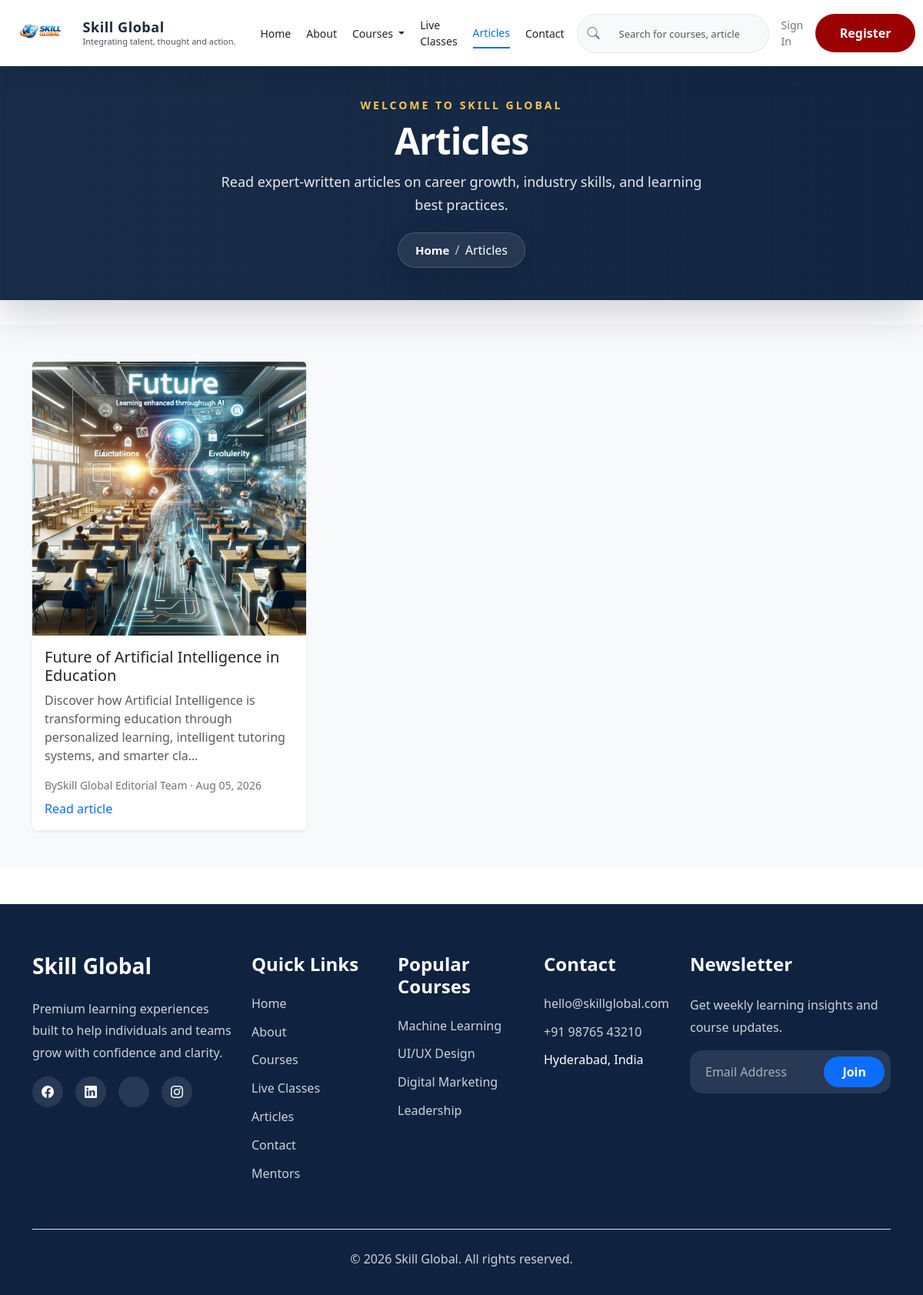
The app's page /articles/ with its own data.
### skill_global/models.py (models this page shows, shortened)
class Article(models.Model):
    title = models.CharField(max_length=200)
    author = models.CharField(max_length=150, blank=True)
    summary = models.CharField(max_length=255, blank=True)
    content = models.TextField()
    image = models.ImageField(upload_to='articles/', blank=True, null=True)
    published_at = models.DateTimeField(auto_now_add=True)
    is_published = models.BooleanField(default=True)
    class Meta:
        verbose_name = 'Article'
        verbose_name_plural = 'Articles'
        ordering = ['-published_at']

### skill_global/views.py (the view)
# urls.py: path('articles/', views.articles, name='articles'),
def articles(request):
    articles = Article.objects.filter(is_published=True).order_by('-published_at')
    context = {
        'page_title': 'Articles',
        'page_description': 'Read expert-written articles on career growth, industry skills, and learning best practices.',
        'articles': articles,
    }
    return render(request, 'skill_global/articles.html', context)

### templates/skill_global/articles.html (shortened to what this page needs)
{% extends 'base.html' %}
{% load static %}
{% block extra_css %}
<link rel="stylesheet" href="{% static 'css/courses.css' %}">
{% endblock %}
{% block content %}
<section class="py-5 bg-light">
    <div class="container">
        <div class="row g-4">
            {% for article in articles %}
            <div class="col-md-4">
                <div class="card border-0 shadow-sm h-100">
                    {% if article.image %}
                    <img src="{{ article.image.url }}" class="card-img-top" alt="{{ article.title }}">
                    {% endif %}
                    <div class="card-body">
                        <h5 class="card-title">{{ article.title }}</h5>
                        <p class="card-text text-muted">{{ article.summary|default:article.content|truncatechars:140 }}
                        </p>
                        <p class="text-secondary small mb-2">
                            By{{ article.author|default:'Skill Global' }} · {{article.published_at|date:'M d, Y' }}
                        </p>
                        <a href="#" class="stretched-link text-decoration-none">Read article</a>
                    </div>
                </div>
            </div>
            {% empty %}
            <div class="col-12">
                <div class="alert alert-info">No articles are available yet.</div>
            </div>
            {% endfor %}
        </div>
    </div>
</section>
{% endblock %}

### static/css/navbar.css (style rules this page uses)
:root { --navbar-height: 60px; --navbar-bg: #ffffff; --primary-blue: #0D6EFD; --dark-text: #1F2937; --muted-text: #6B7280; --light-grey: #F8F9FA; --border-color: #E5E7EB; --shadow: 0 8px 24px rgba(31, 41, 55, 0.08); --shadow-strong: 0 12px 28px rgba(31, 41, 55, 0.12); }

### static/css/hero.css (style rules this page uses)
:root { --hero-primary: #0d6efd; --hero-primary-hover: #0b5ed7; --hero-text: #ffffff; --hero-muted: rgba(255, 255, 255, 0.88); --hero-shadow: 0 20px 50px rgba(0, 0, 0, 0.28); }

### static/css/global-header.css (style rules this page uses)
body { padding-top: var(--navbar-height, 78px); }

### static/css/recognition.css (style rules this page uses)
:root { --rec-bg: #151515; --rec-card: #1d1d1d; --rec-gold: #d4af37; --rec-text: #f7f7f2; --rec-muted: #c7c2b7; --rec-border: rgba(212, 175, 55, 0.24); }

### static/css/courses.css (style rules this page uses)
:root { --course-primary: #0d6efd; --course-primary-dark: #0b5ed7; --course-bg: #f8f9fa; --course-card-bg: #ffffff; --course-text: #1f2937; --course-muted: #6b7280; --course-border: #e5e7eb; }

### records on screen
Article: image (picture), title "Future of Artificial Intelligence in Education", summary "Discover how Artificial Intelligence is transforming education through personalized learning, intelligent tutoring systems, and smarter cla…", author "Skill Global Editorial Team", published_at "Aug 05, 2026"

### other values on screen
{{ page_title|default:"Skill Global" }} "Articles"
{{ page_title|default:"Page" }} "Articles"
